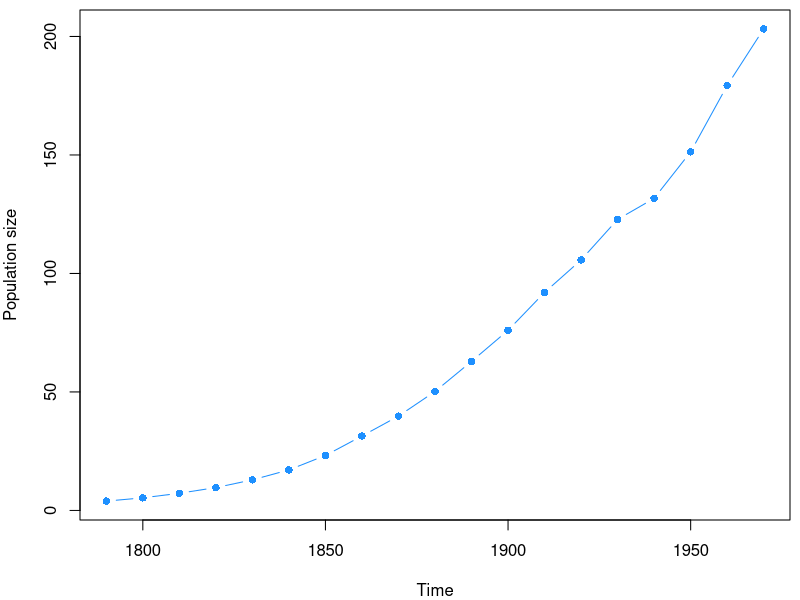
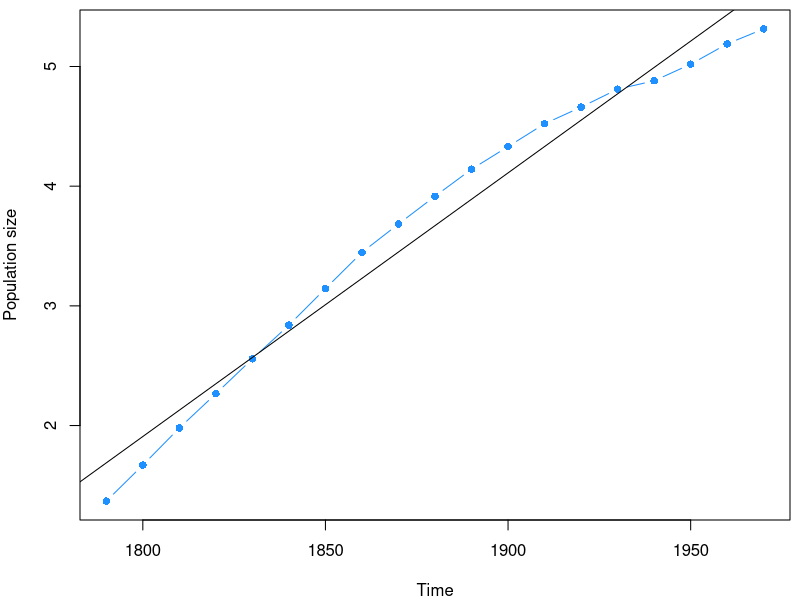
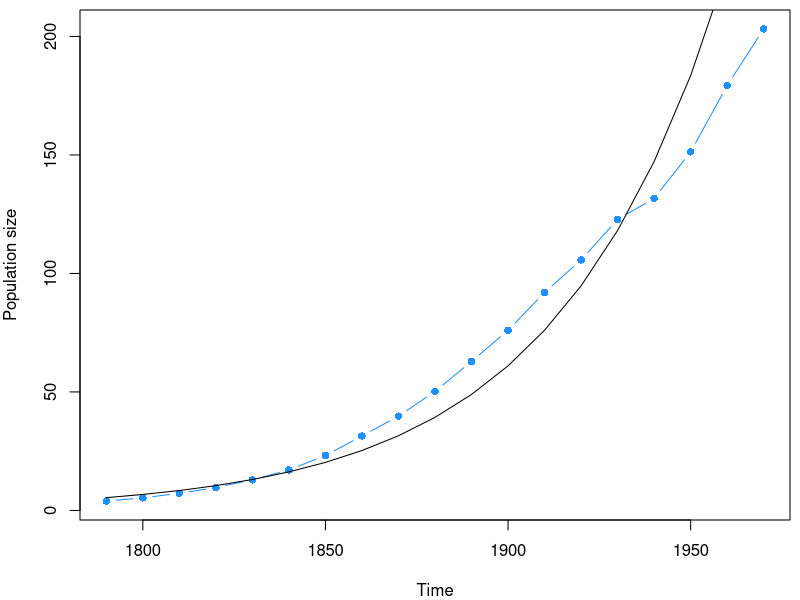
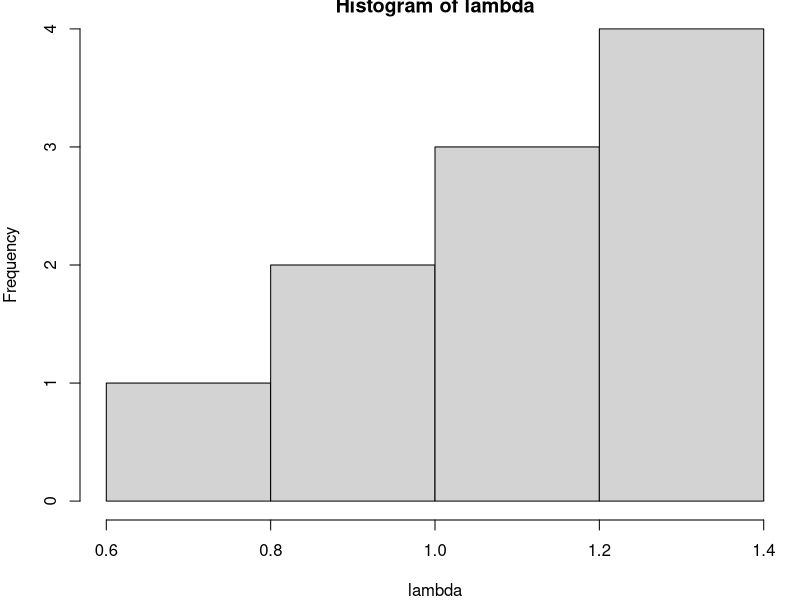
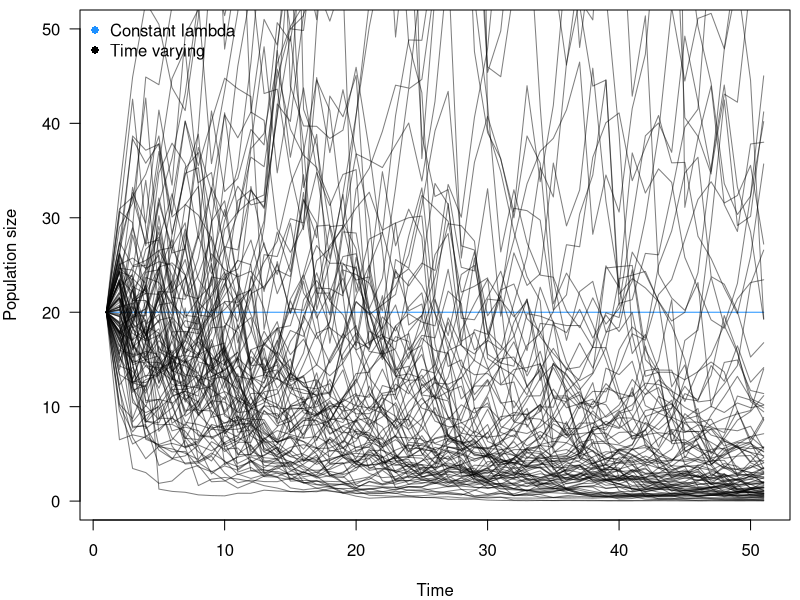
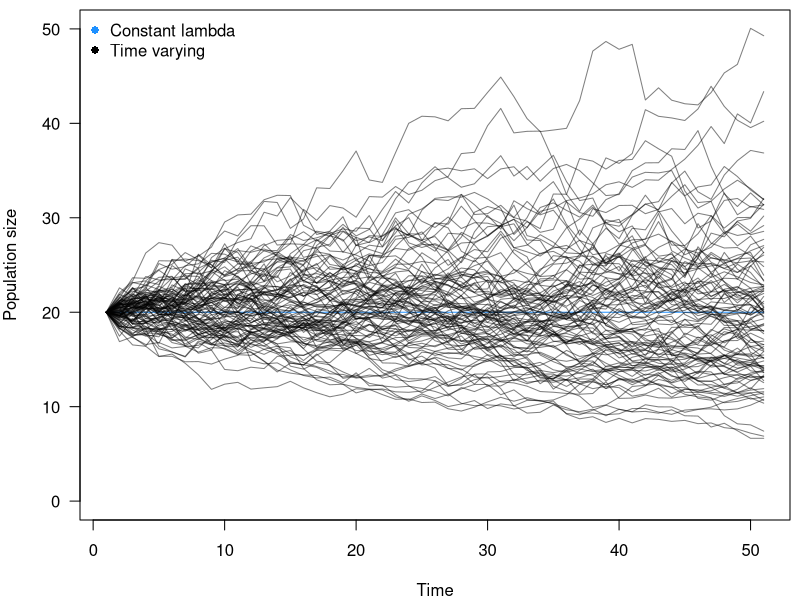
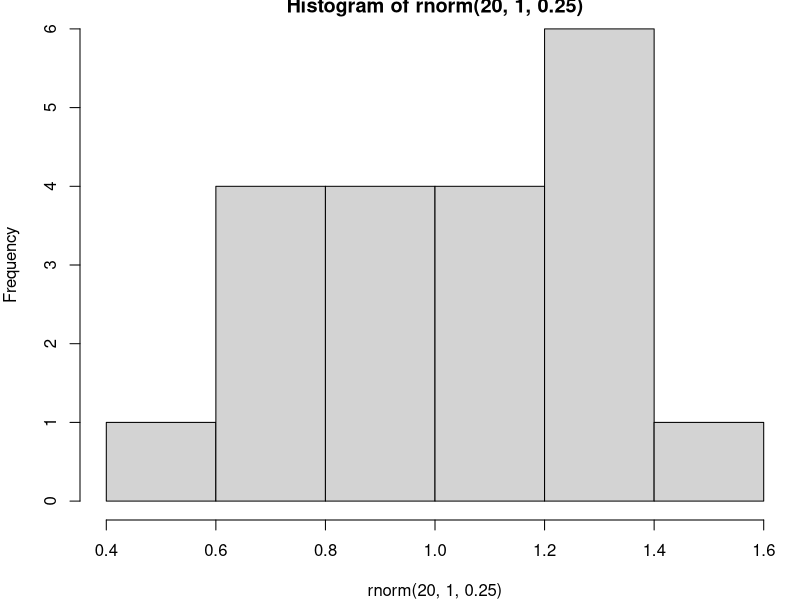
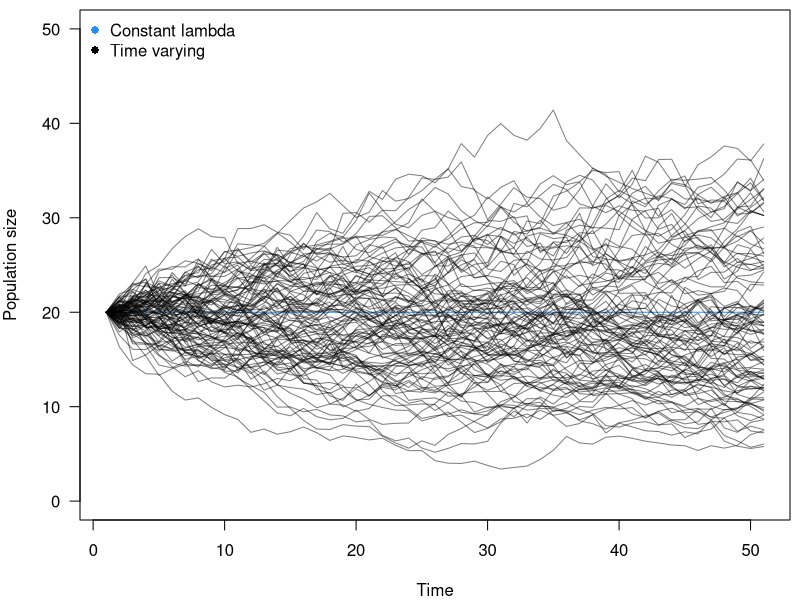

Here is the R script that generated these plots, in order:
## ---- chunk 1

data(uspop)
par(mar=c(4,4,0.5,0.5))
plot(uspop, type='b', pch=16, col='dodgerblue',
  ylab='Population size')

## ---- chunk 2

data(uspop)
par(mar=c(4,4,0.5,0.5))
plot(log(uspop), type='b', pch=16, col='dodgerblue', 
  ylab='Population size')
mod <- lm(log(uspop) ~ time(uspop))
abline(mod)

summary(mod)
## ---- chunk 3

data(uspop)
par(mar=c(4,4,0.5,0.5))
plot(uspop, type='b', pch=16, col='dodgerblue', 
  ylab='Population size')
lines(as.vector(time(uspop)), exp(predict(mod)))

## ---- chunk 4
# we start with 10 individuals
n = 10
# draw lambda values from a normal distribution
lambda <- rnorm(n, 1, 0.25)
hist(lambda)
mean(lambda)

## ---- chunk 5

expoGrowth <- function(n, lam){
  n*lam
}

expoDynamics <- function(n,lambda, steps=100){
  if(length(lambda) < steps){ 
    lambda <- rep(lambda, steps)
  }
  ret <- c()
  ret[1] <- n
  for(i in 1:steps){
    ret[i+1] <- expoGrowth(ret[i], lambda[i])
  }
  return(ret)
}

## ---- chunk 6

n0 <- 20
t <- 50

# this is the model as we previously introduced it, with a constant lambda over time
plot(1:(t+1), expoDynamics(n0, 1, steps=t),
  type='l', las=1, 
  xlab='Time', 
  ylab='Population size', 
  col='dodgerblue',
  ylim=c(0,50))

# now we incorporate temporal variation in lambda
lambdas <- rnorm(t, 1, 0.25)
lines(1:(t+1), expoDynamics(n0, lambdas, steps=t),
  col=adjustcolor(1,0.5))

# and no we do this for many times
sapply(1:100, function(x){
  lambdas <- rnorm(t, 1, 0.25)
  lines(1:(t+1), expoDynamics(n0, lambdas, steps=t),
    col=adjustcolor(1,0.5))
})

legend('topleft', bty='n', 
  c("Constant lambda", "Time varying"),
  pch=16, col=c('dodgerblue', 'black'))

## ---- chunk 7

n0 <- 20
t <- 50

# this is the model as we previously introduced it, with a constant lambda over time
plot(1:(t+1), expoDynamics(n0, 1, steps=t),
  type='l', las=1, 
  xlab='Time', 
  ylab='Population size', 
  col='dodgerblue',
  ylim=c(0,50))

# now we incorporate temporal variation in lambda
lambdas <- rnorm(t, 1, 0.05)
lines(1:(t+1), expoDynamics(n0, lambdas, steps=t),
  col=adjustcolor(1,0.5))

# and no we do this for many times
sapply(1:100, function(x){
  lambdas <- rnorm(t, 1, 0.05)
  lines(1:(t+1), expoDynamics(n0, lambdas, steps=t),
    col=adjustcolor(1,0.5))
})

legend('topleft', bty='n', 
  c("Constant lambda", "Time varying"),
  pch=16, col=c('dodgerblue', 'black'))

## ---- chunk 8
hist(rnorm(20, 1, 0.25))
## ---- chunk 9

expoGrowth <- function(n, lam){
  n*lam
}

expoDynamics2 <- function(n, lambda, variance=0.1, steps=100){
  ret <- c()
  ret[1] <- n
  for(i in 1:steps){
    ret[i+1] <- expoGrowth(ret[i], mean(rnorm(ret[i], lambda, variance)))
  }
  return(ret)
}

## ---- chunk 10

n0 <- 20
t <- 50

# this is the model as we previously introduced it, with a constant lambda over time
plot(1:(t+1), expoDynamics2(n0, 1, variance=0, steps=t),
  type='l', las=1, 
  xlab='Time', 
  ylab='Population size', 
  col='dodgerblue',
  ylim=c(0,50))

# now we incorporate individual variation in lambda
lines(1:(t+1), expoDynamics2(n0, 1, variance=0.25, steps=t),
  col=adjustcolor(1,0.5))

# and no we do this for many times
sapply(1:100, function(x){
  lines(1:(t+1), expoDynamics2(n0, 1, variance=0.25, steps=t),
    col=adjustcolor(1,0.5))
})

legend('topleft', bty='n', 
  c("Constant lambda", "Time varying"),
  pch=16, col=c('dodgerblue', 'black'))

## ---- chunk 11

n0 <- 20
t <- 50

layout(matrix(1:2, ncol=2))
par(mar=c(4,4,0.5,0.5))
# this is the model as we previously introduced it, with a constant lambda over time
plot(1:(t+1), expoDynamics2(n0, 1, variance=0, steps=t),
  type='l', las=1, 
  xlab='Time', 
  ylab='Population size', 
  col='dodgerblue',
  ylim=c(0,50))

# now we incorporate individual variation in lambda
lines(1:(t+1), expoDynamics2(n0, 1, variance=0.25, steps=t),
  col=adjustcolor(1,0.5))

# and no we do this for many times
sapply(1:100, function(x){
  lines(1:(t+1), expoDynamics2(n0, 1, variance=0.25, steps=t),
    col=adjustcolor(1,0.5))
})



n0 <- 2000
t <- 50
par(mar=c(4,4,0.5,0.5))
# this is the model as we previously introduced it, with a constant lambda over time
plot(1:(t+1), expoDynamics2(n0, 1, variance=0, steps=t),
  type='l', las=1, 
  xlab='Time', 
  ylab='Population size', 
  col='dodgerblue',
  ylim=c(1800,2200))

# now we incorporate individual variation in lambda
lines(1:(t+1), expoDynamics2(n0, 1, variance=0.25, steps=t),
  col=adjustcolor(1,0.5))

# and no we do this for many times
sapply(1:100, function(x){
  lines(1:(t+1), expoDynamics2(n0, 1, variance=0.25, steps=t),
    col=adjustcolor(1,0.5))
})




